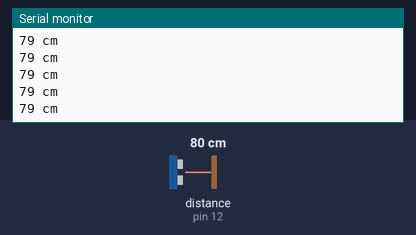
A sketch run on a simulated Arduino Uno, built with avr-gcc and run on an emulated ATmega328P. On the bench: the last lines printed to the serial monitor. Wiring (inferred from the names in the program): ultrasonic range finder: trigger pin 13; echo pin 12. The test bench sets the inputs (shaded band); at power-on: distance to the obstacle (sensor on pin 12) 80 cm. The echo pulse lasts 58.3 µs per cm.

Above: at 1.2 s.
1.3 s: distance to the obstacle (sensor on pin 12) set to 2 cm
At 2.2 s:
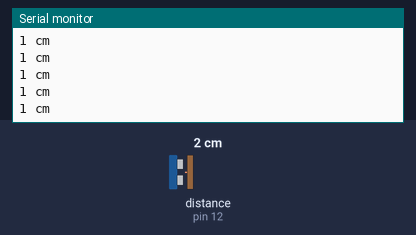
4.3 s: distance to the obstacle (sensor on pin 12) set to 18 cm
At 5.1 s:
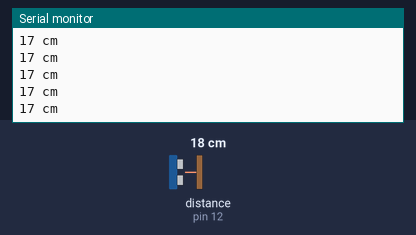
7.3 s: distance to the obstacle (sensor on pin 12) set to 250 cm
At 7.9 s:
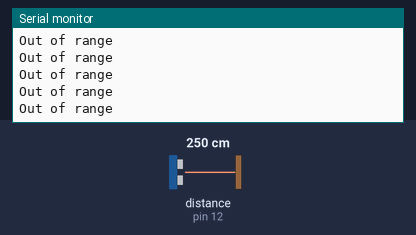
9.2 s: distance to the obstacle (sensor on pin 12) set to 299 cm
12.2 s: distance to the obstacle (sensor on pin 12) set to 4 cm
At 13.2 s:
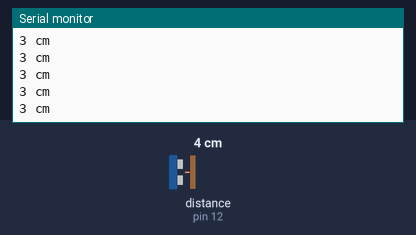
15.2 s: distance to the obstacle (sensor on pin 12) set to 203 cm
At 15.8 s:
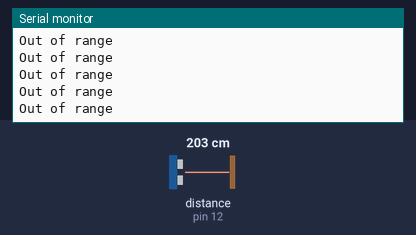
Timing chart, 0 to 18.2 s (numbered marks = the images above; inputs shaded):
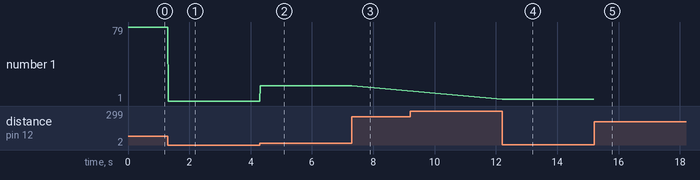

The sketch:

Simon_01.ino
```cpp
/*
HC-SR04 Ping distance sensor]
VCC to arduino 5v GND to arduino GND
Echo to Arduino pin 13 Trig to Arduino pin 12
Red POS to Arduino pin 11
Green POS to Arduino pin 10
560 ohm resistor to both LED NEG and GRD power rail
More info at: http://goo.gl/kJ8Gl
Original code improvements to the Ping sketch sourced from Trollmaker.com
Some code and wiring inspired by http://en.wikiversity.org/wiki/User:Dstaub/robotcar
*/

#define trigPin 13
#define echoPin 12


void setup() {
  Serial.begin (9600);
  pinMode(trigPin, OUTPUT);
  pinMode(echoPin, INPUT);
}

void loop() {
  long duration, distance;
  digitalWrite(trigPin, LOW);  // Added this line
  delayMicroseconds(2); // Added this line
  digitalWrite(trigPin, HIGH);
  delayMicroseconds(10); // Added this line
  digitalWrite(trigPin, LOW);
  duration = pulseIn(echoPin, HIGH);
  distance = (duration/2) / 29.1;


  if (distance >= 200 || distance <= 0){
    Serial.println("Out of range");
  }
  else {
    Serial.print(distance);
    Serial.println(" cm");
  }


  delay(10);
}
```

Measured:
- after the input at 1.3 s, the serial monitor: prints a new line at once (image 1)
- after the input at 4.3 s, the serial monitor: prints a new line at once (image 2)
- after the input at 7.3 s, the serial monitor: prints a new line at once (image 3)
- after the input at 12.2 s, the serial monitor: prints a new line at once (image 4)
- after the input at 15.2 s, the serial monitor: prints a new line at once (image 5)
- plotted number 1: 79 → 1 after the input at 1.3 s, 1 → 17 after the input at 4.3 s, 17 → 3 after the input at 12.2 s
